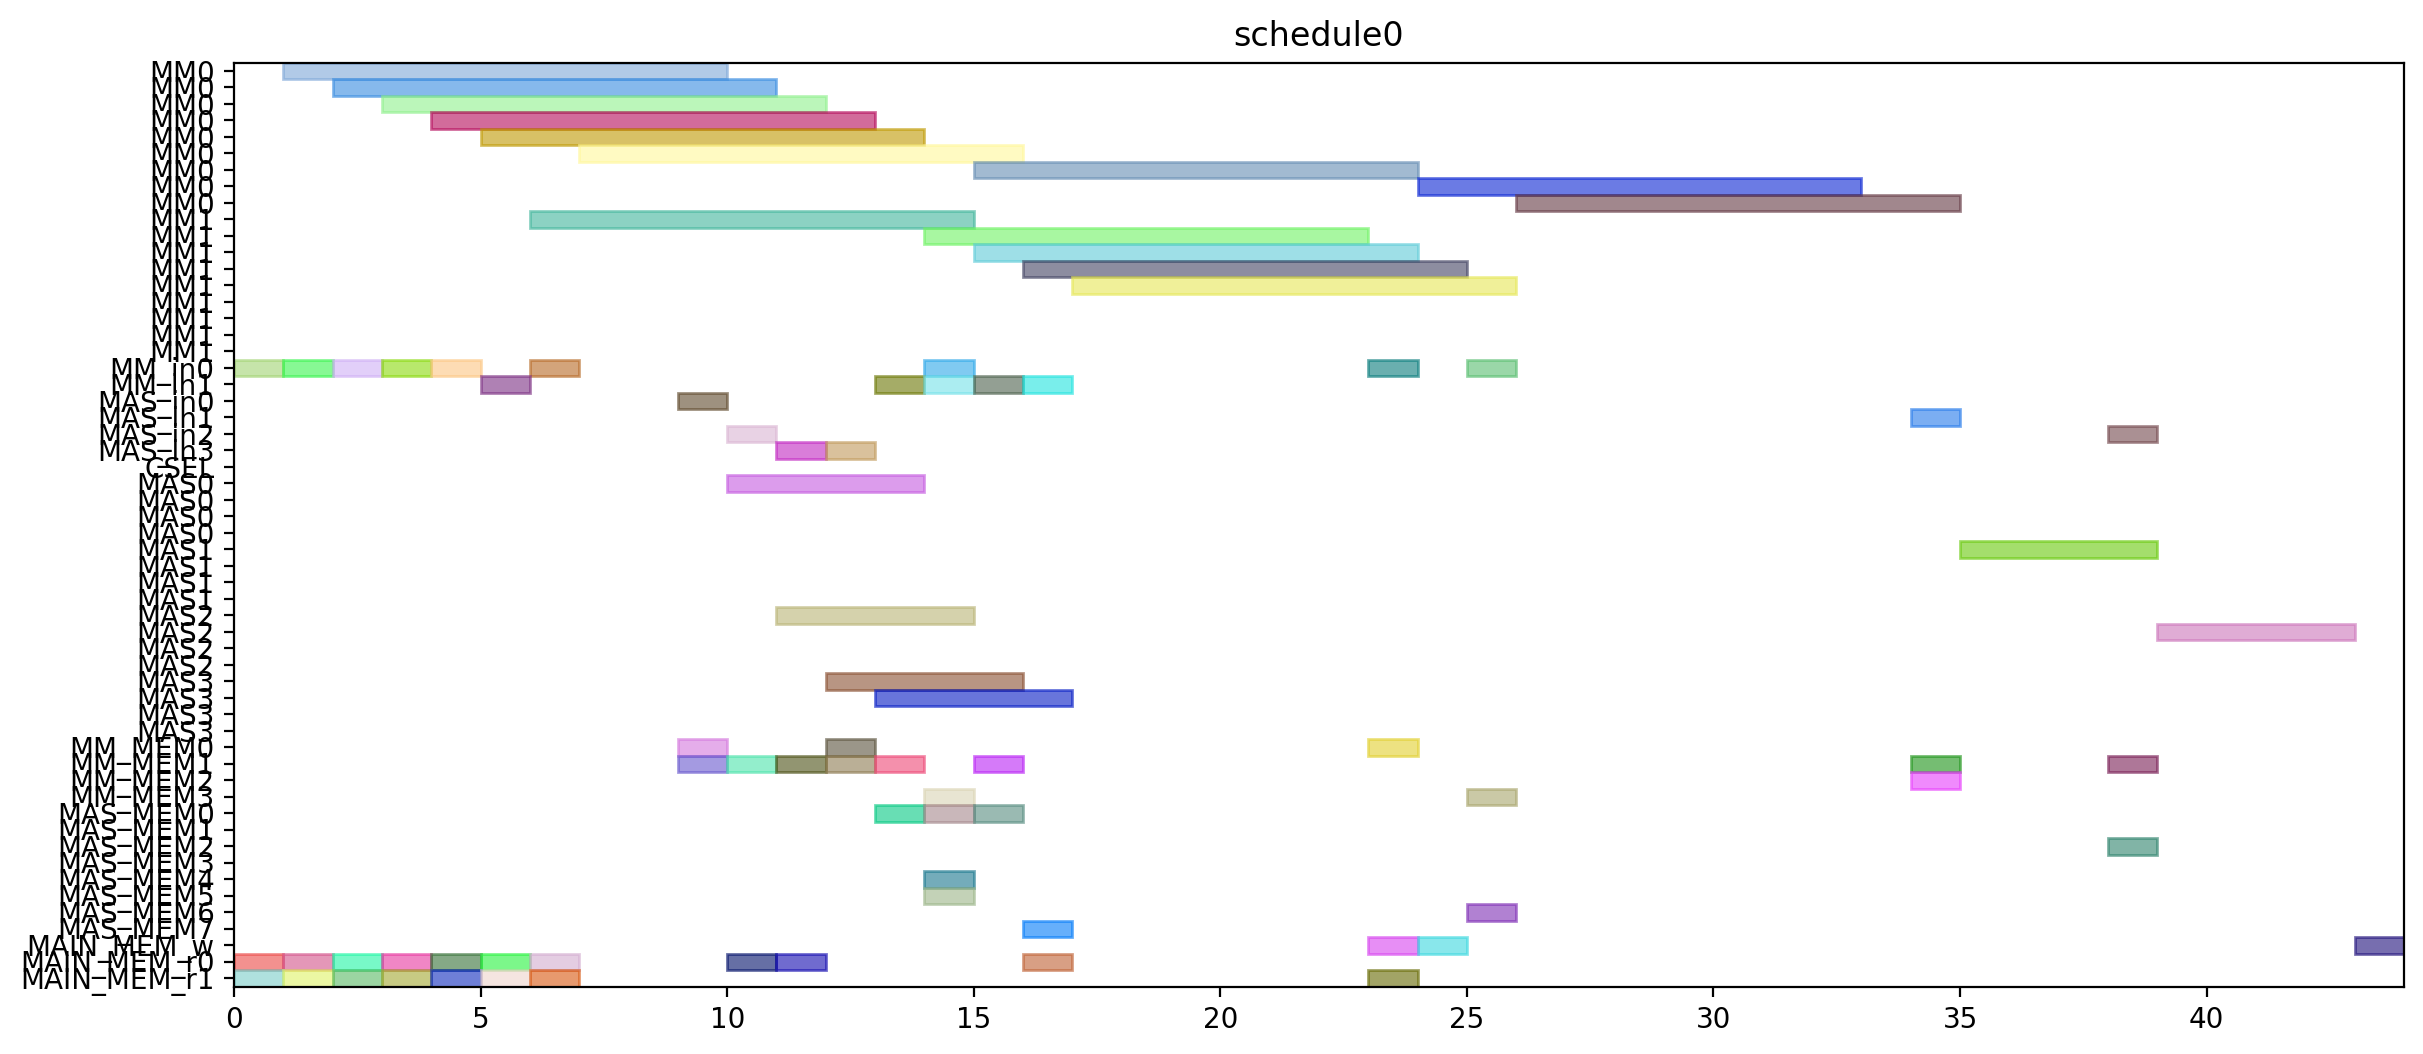

The script that drew this image:
from pyschedule import Scenario, solvers, plotters, alt


def solve():
	horizon = 120
	S = Scenario("schedule0", horizon=horizon)

	# resource
	MM = S.Resources('MM', num=2, size=9)
	MM_in = S.Resources('MM_in', num=2)
	MAS_in = S.Resources('MAS_in', num=4)
	CSEL = S.Resource('CSEL')
	MAS = S.Resources('MAS', num=4, size=4, periods=range(1, horizon))
	MM_MEM = S.Resources('MM_MEM', num=4)
	MAS_MEM = S.Resources('MAS_MEM', num=8)
	MAIN_MEM_w = S.Resource('MAIN_MEM_w', size=1)
	MAIN_MEM_r = S.Resources('MAIN_MEM_r', num=2)

	# result of previous scheduling

	# new tasks
	r1 = S.Task('r1', length=9, delay_cost=1)
	r1 += alt(MM)
	r1_in = S.Task('r1_in', length=1, delay_cost=1)
	r1_in += alt(MM_in)
	S += r1_in*MM_in[0]<=r1*MM[0]
	S += r1_in*MM_in[1]<=r1*MM[1]
	r1_mem0 = S.Task('r1_mem0', length=1, delay_cost=1)
	r1_mem0 += MAIN_MEM_r[0]
	S += r1_mem0 <= r1

	r1_mem1 = S.Task('r1_mem1', length=1, delay_cost=1)
	r1_mem1 += MAIN_MEM_r[1]
	S += r1_mem1 <= r1

	r3 = S.Task('r3', length=9, delay_cost=1)
	r3 += alt(MM)
	r3_in = S.Task('r3_in', length=1, delay_cost=1)
	r3_in += alt(MM_in)
	S += r3_in*MM_in[0]<=r3*MM[0]
	S += r3_in*MM_in[1]<=r3*MM[1]
	r3_mem0 = S.Task('r3_mem0', length=1, delay_cost=1)
	r3_mem0 += MAIN_MEM_r[0]
	S += r3_mem0 <= r3

	r3_mem1 = S.Task('r3_mem1', length=1, delay_cost=1)
	r3_mem1 += MAIN_MEM_r[1]
	S += r3_mem1 <= r3

	r4 = S.Task('r4', length=9, delay_cost=1)
	r4 += alt(MM)
	r4_in = S.Task('r4_in', length=1, delay_cost=1)
	r4_in += alt(MM_in)
	S += r4_in*MM_in[0]<=r4*MM[0]
	S += r4_in*MM_in[1]<=r4*MM[1]
	r4_mem0 = S.Task('r4_mem0', length=1, delay_cost=1)
	r4_mem0 += MAIN_MEM_r[0]
	S += r4_mem0 <= r4

	r4_mem1 = S.Task('r4_mem1', length=1, delay_cost=1)
	r4_mem1 += MAIN_MEM_r[1]
	S += r4_mem1 <= r4

	r5 = S.Task('r5', length=9, delay_cost=1)
	r5 += alt(MM)
	r5_in = S.Task('r5_in', length=1, delay_cost=1)
	r5_in += alt(MM_in)
	S += r5_in*MM_in[0]<=r5*MM[0]
	S += r5_in*MM_in[1]<=r5*MM[1]
	r5_mem0 = S.Task('r5_mem0', length=1, delay_cost=1)
	r5_mem0 += MAIN_MEM_r[0]
	S += r5_mem0 <= r5

	r5_mem1 = S.Task('r5_mem1', length=1, delay_cost=1)
	r5_mem1 += MAIN_MEM_r[1]
	S += r5_mem1 <= r5

	r6 = S.Task('r6', length=9, delay_cost=1)
	r6 += alt(MM)
	r6_in = S.Task('r6_in', length=1, delay_cost=1)
	r6_in += alt(MM_in)
	S += r6_in*MM_in[0]<=r6*MM[0]
	S += r6_in*MM_in[1]<=r6*MM[1]
	r6_mem0 = S.Task('r6_mem0', length=1, delay_cost=1)
	r6_mem0 += MAIN_MEM_r[0]
	S += r6_mem0 <= r6

	r6_mem1 = S.Task('r6_mem1', length=1, delay_cost=1)
	r6_mem1 += MAIN_MEM_r[1]
	S += r6_mem1 <= r6

	r12 = S.Task('r12', length=9, delay_cost=1)
	r12 += alt(MM)
	r12_in = S.Task('r12_in', length=1, delay_cost=1)
	r12_in += alt(MM_in)
	S += r12_in*MM_in[0]<=r12*MM[0]
	S += r12_in*MM_in[1]<=r12*MM[1]
	r12_mem0 = S.Task('r12_mem0', length=1, delay_cost=1)
	r12_mem0 += MAIN_MEM_r[0]
	S += r12_mem0 <= r12

	r12_mem1 = S.Task('r12_mem1', length=1, delay_cost=1)
	r12_mem1 += MAIN_MEM_r[1]
	S += r12_mem1 <= r12

	r13 = S.Task('r13', length=9, delay_cost=1)
	r13 += alt(MM)
	r13_in = S.Task('r13_in', length=1, delay_cost=1)
	r13_in += alt(MM_in)
	S += r13_in*MM_in[0]<=r13*MM[0]
	S += r13_in*MM_in[1]<=r13*MM[1]
	r13_mem0 = S.Task('r13_mem0', length=1, delay_cost=1)
	r13_mem0 += MAIN_MEM_r[0]
	S += r13_mem0 <= r13

	r13_mem1 = S.Task('r13_mem1', length=1, delay_cost=1)
	r13_mem1 += MAIN_MEM_r[1]
	S += r13_mem1 <= r13

	r2 = S.Task('r2', length=4, delay_cost=1)
	r2 += alt(MAS)
	r2_in = S.Task('r2_in', length=1, delay_cost=1)
	r2_in += alt(MAS_in)
	S += r2_in*MAS_in[0]<=r2*MAS[0]

	S += r2_in*MAS_in[1]<=r2*MAS[1]

	S += r2_in*MAS_in[2]<=r2*MAS[2]

	S += r2_in*MAS_in[3]<=r2*MAS[3]

	r2_mem0 = S.Task('r2_mem0', length=1, delay_cost=1)
	r2_mem0 += alt(MM_MEM)
	S += (r1*MM[0])-1 < r2_mem0*MM_MEM[0]
	S += (r1*MM[1])-1 < r2_mem0*MM_MEM[2]
	S += r2_mem0 <= r2

	r2_mem1 = S.Task('r2_mem1', length=1, delay_cost=1)
	r2_mem1 += alt(MM_MEM)
	S += (r1*MM[0])-1 < r2_mem1*MM_MEM[1]
	S += (r1*MM[1])-1 < r2_mem1*MM_MEM[3]
	S += r2_mem1 <= r2

	r7 = S.Task('r7', length=4, delay_cost=1)
	r7 += alt(MAS)
	r7_in = S.Task('r7_in', length=1, delay_cost=1)
	r7_in += alt(MAS_in)
	S += r7_in*MAS_in[0]<=r7*MAS[0]

	S += r7_in*MAS_in[1]<=r7*MAS[1]

	S += r7_in*MAS_in[2]<=r7*MAS[2]

	S += r7_in*MAS_in[3]<=r7*MAS[3]

	r7_mem0 = S.Task('r7_mem0', length=1, delay_cost=1)
	r7_mem0 += alt(MM_MEM)
	S += (r5*MM[0])-1 < r7_mem0*MM_MEM[0]
	S += (r5*MM[1])-1 < r7_mem0*MM_MEM[2]
	S += r7_mem0 <= r7

	r7_mem1 = S.Task('r7_mem1', length=1, delay_cost=1)
	r7_mem1 += alt(MM_MEM)
	S += (r6*MM[0])-1 < r7_mem1*MM_MEM[1]
	S += (r6*MM[1])-1 < r7_mem1*MM_MEM[3]
	S += r7_mem1 <= r7

	r8 = S.Task('r8', length=4, delay_cost=1)
	r8 += alt(MAS)
	r8_in = S.Task('r8_in', length=1, delay_cost=1)
	r8_in += alt(MAS_in)
	S += r8_in*MAS_in[0]<=r8*MAS[0]

	S += r8_in*MAS_in[1]<=r8*MAS[1]

	S += r8_in*MAS_in[2]<=r8*MAS[2]

	S += r8_in*MAS_in[3]<=r8*MAS[3]

	r8_mem0 = S.Task('r8_mem0', length=1, delay_cost=1)
	r8_mem0 += MAIN_MEM_r[0]
	S += r8_mem0 <= r8

	r8_mem1 = S.Task('r8_mem1', length=1, delay_cost=1)
	r8_mem1 += alt(MM_MEM)
	S += (r4*MM[0])-1 < r8_mem1*MM_MEM[1]
	S += (r4*MM[1])-1 < r8_mem1*MM_MEM[3]
	S += r8_mem1 <= r8

	r10 = S.Task('r10', length=4, delay_cost=1)
	r10 += alt(MAS)
	r10_in = S.Task('r10_in', length=1, delay_cost=1)
	r10_in += alt(MAS_in)
	S += r10_in*MAS_in[0]<=r10*MAS[0]

	S += r10_in*MAS_in[1]<=r10*MAS[1]

	S += r10_in*MAS_in[2]<=r10*MAS[2]

	S += r10_in*MAS_in[3]<=r10*MAS[3]

	r10_mem0 = S.Task('r10_mem0', length=1, delay_cost=1)
	r10_mem0 += MAIN_MEM_r[0]
	S += r10_mem0 <= r10

	r10_mem1 = S.Task('r10_mem1', length=1, delay_cost=1)
	r10_mem1 += alt(MM_MEM)
	S += (r4*MM[0])-1 < r10_mem1*MM_MEM[1]
	S += (r4*MM[1])-1 < r10_mem1*MM_MEM[3]
	S += r10_mem1 <= r10

	r9 = S.Task('r9', length=9, delay_cost=1)
	r9 += alt(MM)
	r9_in = S.Task('r9_in', length=1, delay_cost=1)
	r9_in += alt(MM_in)
	S += r9_in*MM_in[0]<=r9*MM[0]
	S += r9_in*MM_in[1]<=r9*MM[1]
	r9_mem0 = S.Task('r9_mem0', length=1, delay_cost=1)
	r9_mem0 += MAIN_MEM_r[0]
	S += r9_mem0 <= r9

	r9_mem1 = S.Task('r9_mem1', length=1, delay_cost=1)
	r9_mem1 += alt(MAS_MEM)
	S += (r7*MAS[0])-1 < r9_mem1*MAS_MEM[1]
	S += (r7*MAS[1])-1 < r9_mem1*MAS_MEM[3]
	S += (r7*MAS[2])-1 < r9_mem1*MAS_MEM[5]
	S += (r7*MAS[3])-1 < r9_mem1*MAS_MEM[7]
	S += r9_mem1 <= r9

	r11 = S.Task('r11', length=9, delay_cost=1)
	r11 += alt(MM)
	r11_in = S.Task('r11_in', length=1, delay_cost=1)
	r11_in += alt(MM_in)
	S += r11_in*MM_in[0]<=r11*MM[0]
	S += r11_in*MM_in[1]<=r11*MM[1]
	r11_mem0 = S.Task('r11_mem0', length=1, delay_cost=1)
	r11_mem0 += alt(MAS_MEM)
	S += (r10*MAS[0])-1 < r11_mem0*MAS_MEM[0]
	S += (r10*MAS[1])-1 < r11_mem0*MAS_MEM[2]
	S += (r10*MAS[2])-1 < r11_mem0*MAS_MEM[4]
	S += (r10*MAS[3])-1 < r11_mem0*MAS_MEM[6]
	S += r11_mem0 <= r11

	r11_mem1 = S.Task('r11_mem1', length=1, delay_cost=1)
	r11_mem1 += alt(MAS_MEM)
	S += (r10*MAS[0])-1 < r11_mem1*MAS_MEM[1]
	S += (r10*MAS[1])-1 < r11_mem1*MAS_MEM[3]
	S += (r10*MAS[2])-1 < r11_mem1*MAS_MEM[5]
	S += (r10*MAS[3])-1 < r11_mem1*MAS_MEM[7]
	S += r11_mem1 <= r11

	PX_new = S.Task('PX_new', length=9, delay_cost=1)
	PX_new += alt(MM)
	PX_new_in = S.Task('PX_new_in', length=1, delay_cost=1)
	PX_new_in += alt(MM_in)
	S += PX_new_in*MM_in[0]<=PX_new*MM[0]
	S += PX_new_in*MM_in[1]<=PX_new*MM[1]
	S += 0<PX_new

	PX_new_w = S.Task('PX_new_w', length=1, delay_cost=1)
	PX_new_w += alt(MAIN_MEM_w)
	S += PX_new <= PX_new_w

	PX_new_mem0 = S.Task('PX_new_mem0', length=1, delay_cost=1)
	PX_new_mem0 += alt(MAS_MEM)
	S += (r2*MAS[0])-1 < PX_new_mem0*MAS_MEM[0]
	S += (r2*MAS[1])-1 < PX_new_mem0*MAS_MEM[2]
	S += (r2*MAS[2])-1 < PX_new_mem0*MAS_MEM[4]
	S += (r2*MAS[3])-1 < PX_new_mem0*MAS_MEM[6]
	S += PX_new_mem0 <= PX_new

	PX_new_mem1 = S.Task('PX_new_mem1', length=1, delay_cost=1)
	PX_new_mem1 += alt(MM_MEM)
	S += (r12*MM[0])-1 < PX_new_mem1*MM_MEM[1]
	S += (r12*MM[1])-1 < PX_new_mem1*MM_MEM[3]
	S += PX_new_mem1 <= PX_new

	r14 = S.Task('r14', length=9, delay_cost=1)
	r14 += alt(MM)
	r14_in = S.Task('r14_in', length=1, delay_cost=1)
	r14_in += alt(MM_in)
	S += r14_in*MM_in[0]<=r14*MM[0]
	S += r14_in*MM_in[1]<=r14*MM[1]
	r14_mem0 = S.Task('r14_mem0', length=1, delay_cost=1)
	r14_mem0 += alt(MAS_MEM)
	S += (r2*MAS[0])-1 < r14_mem0*MAS_MEM[0]
	S += (r2*MAS[1])-1 < r14_mem0*MAS_MEM[2]
	S += (r2*MAS[2])-1 < r14_mem0*MAS_MEM[4]
	S += (r2*MAS[3])-1 < r14_mem0*MAS_MEM[6]
	S += r14_mem0 <= r14

	r14_mem1 = S.Task('r14_mem1', length=1, delay_cost=1)
	r14_mem1 += alt(MM_MEM)
	S += (r3*MM[0])-1 < r14_mem1*MM_MEM[1]
	S += (r3*MM[1])-1 < r14_mem1*MM_MEM[3]
	S += r14_mem1 <= r14

	Z1_new = S.Task('Z1_new', length=9, delay_cost=1)
	Z1_new += alt(MM)
	Z1_new_in = S.Task('Z1_new_in', length=1, delay_cost=1)
	Z1_new_in += alt(MM_in)
	S += Z1_new_in*MM_in[0]<=Z1_new*MM[0]
	S += Z1_new_in*MM_in[1]<=Z1_new*MM[1]
	S += 0<Z1_new

	Z1_new_w = S.Task('Z1_new_w', length=1, delay_cost=1)
	Z1_new_w += alt(MAIN_MEM_w)
	S += Z1_new <= Z1_new_w

	Z1_new_mem0 = S.Task('Z1_new_mem0', length=1, delay_cost=1)
	Z1_new_mem0 += alt(MAS_MEM)
	S += (r2*MAS[0])-1 < Z1_new_mem0*MAS_MEM[0]
	S += (r2*MAS[1])-1 < Z1_new_mem0*MAS_MEM[2]
	S += (r2*MAS[2])-1 < Z1_new_mem0*MAS_MEM[4]
	S += (r2*MAS[3])-1 < Z1_new_mem0*MAS_MEM[6]
	S += Z1_new_mem0 <= Z1_new

	Z1_new_mem1 = S.Task('Z1_new_mem1', length=1, delay_cost=1)
	Z1_new_mem1 += alt(MM_MEM)
	S += (r13*MM[0])-1 < Z1_new_mem1*MM_MEM[1]
	S += (r13*MM[1])-1 < Z1_new_mem1*MM_MEM[3]
	S += Z1_new_mem1 <= Z1_new

	r15 = S.Task('r15', length=9, delay_cost=1)
	r15 += alt(MM)
	r15_in = S.Task('r15_in', length=1, delay_cost=1)
	r15_in += alt(MM_in)
	S += r15_in*MM_in[0]<=r15*MM[0]
	S += r15_in*MM_in[1]<=r15*MM[1]
	r15_mem0 = S.Task('r15_mem0', length=1, delay_cost=1)
	r15_mem0 += alt(MAS_MEM)
	S += (r8*MAS[0])-1 < r15_mem0*MAS_MEM[0]
	S += (r8*MAS[1])-1 < r15_mem0*MAS_MEM[2]
	S += (r8*MAS[2])-1 < r15_mem0*MAS_MEM[4]
	S += (r8*MAS[3])-1 < r15_mem0*MAS_MEM[6]
	S += r15_mem0 <= r15

	r15_mem1 = S.Task('r15_mem1', length=1, delay_cost=1)
	r15_mem1 += alt(MM_MEM)
	S += (r9*MM[0])-1 < r15_mem1*MM_MEM[1]
	S += (r9*MM[1])-1 < r15_mem1*MM_MEM[3]
	S += r15_mem1 <= r15

	r16 = S.Task('r16', length=9, delay_cost=1)
	r16 += alt(MM)
	r16_in = S.Task('r16_in', length=1, delay_cost=1)
	r16_in += alt(MM_in)
	S += r16_in*MM_in[0]<=r16*MM[0]
	S += r16_in*MM_in[1]<=r16*MM[1]
	r16_mem0 = S.Task('r16_mem0', length=1, delay_cost=1)
	r16_mem0 += alt(MM_MEM)
	S += (r11*MM[0])-1 < r16_mem0*MM_MEM[0]
	S += (r11*MM[1])-1 < r16_mem0*MM_MEM[2]
	S += r16_mem0 <= r16

	r16_mem1 = S.Task('r16_mem1', length=1, delay_cost=1)
	r16_mem1 += MAIN_MEM_r[1]
	S += r16_mem1 <= r16

	r17 = S.Task('r17', length=4, delay_cost=1)
	r17 += alt(MAS)
	r17_in = S.Task('r17_in', length=1, delay_cost=1)
	r17_in += alt(MAS_in)
	S += r17_in*MAS_in[0]<=r17*MAS[0]

	S += r17_in*MAS_in[1]<=r17*MAS[1]

	S += r17_in*MAS_in[2]<=r17*MAS[2]

	S += r17_in*MAS_in[3]<=r17*MAS[3]

	r17_mem0 = S.Task('r17_mem0', length=1, delay_cost=1)
	r17_mem0 += alt(MM_MEM)
	S += (r14*MM[0])-1 < r17_mem0*MM_MEM[0]
	S += (r14*MM[1])-1 < r17_mem0*MM_MEM[2]
	S += r17_mem0 <= r17

	r17_mem1 = S.Task('r17_mem1', length=1, delay_cost=1)
	r17_mem1 += alt(MM_MEM)
	S += (r15*MM[0])-1 < r17_mem1*MM_MEM[1]
	S += (r15*MM[1])-1 < r17_mem1*MM_MEM[3]
	S += r17_mem1 <= r17

	PY_new = S.Task('PY_new', length=4, delay_cost=1)
	PY_new += alt(MAS)
	PY_new_in = S.Task('PY_new_in', length=1, delay_cost=1)
	PY_new_in += alt(MAS_in)
	S += PY_new_in*MAS_in[0]<=PY_new*MAS[0]

	S += PY_new_in*MAS_in[1]<=PY_new*MAS[1]

	S += PY_new_in*MAS_in[2]<=PY_new*MAS[2]

	S += PY_new_in*MAS_in[3]<=PY_new*MAS[3]

	S += 0<PY_new

	PY_new_w = S.Task('PY_new_w', length=1, delay_cost=1)
	PY_new_w += alt(MAIN_MEM_w)
	S += PY_new <= PY_new_w

	PY_new_mem0 = S.Task('PY_new_mem0', length=1, delay_cost=1)
	PY_new_mem0 += alt(MAS_MEM)
	S += (r17*MAS[0])-1 < PY_new_mem0*MAS_MEM[0]
	S += (r17*MAS[1])-1 < PY_new_mem0*MAS_MEM[2]
	S += (r17*MAS[2])-1 < PY_new_mem0*MAS_MEM[4]
	S += (r17*MAS[3])-1 < PY_new_mem0*MAS_MEM[6]
	S += PY_new_mem0 <= PY_new

	PY_new_mem1 = S.Task('PY_new_mem1', length=1, delay_cost=1)
	PY_new_mem1 += alt(MM_MEM)
	S += (r16*MM[0])-1 < PY_new_mem1*MM_MEM[1]
	S += (r16*MM[1])-1 < PY_new_mem1*MM_MEM[3]
	S += PY_new_mem1 <= PY_new

	solvers.mip.solve(S,msg=1,kind='CPLEX',ratio_gap=1.01)

	solution = [['hoge']*len(S.solution()[1]) for i in range(len(S.solution()))]
	for i in range(len(S.solution())):
		for j in range(len(S.solution()[i])):
			solution[i][j]=str(S.solution()[i][j])
	print(solution)

	cycles = int(solution[-1][3])

	pic_file_name = "/mnt/rose/usr1/fukuda/ABE/multiRAM_multiMAS_16mux/scheduling_result/stage9MM2_stage4MAS4/EP_YRECOVER/schedule0.png"
	if(S.solution() != []):
		plotters.matplotlib.plot(S,img_filename=pic_file_name, show_task_labels=False, fig_size=(cycles*0.25+3, 6))

	return solution
